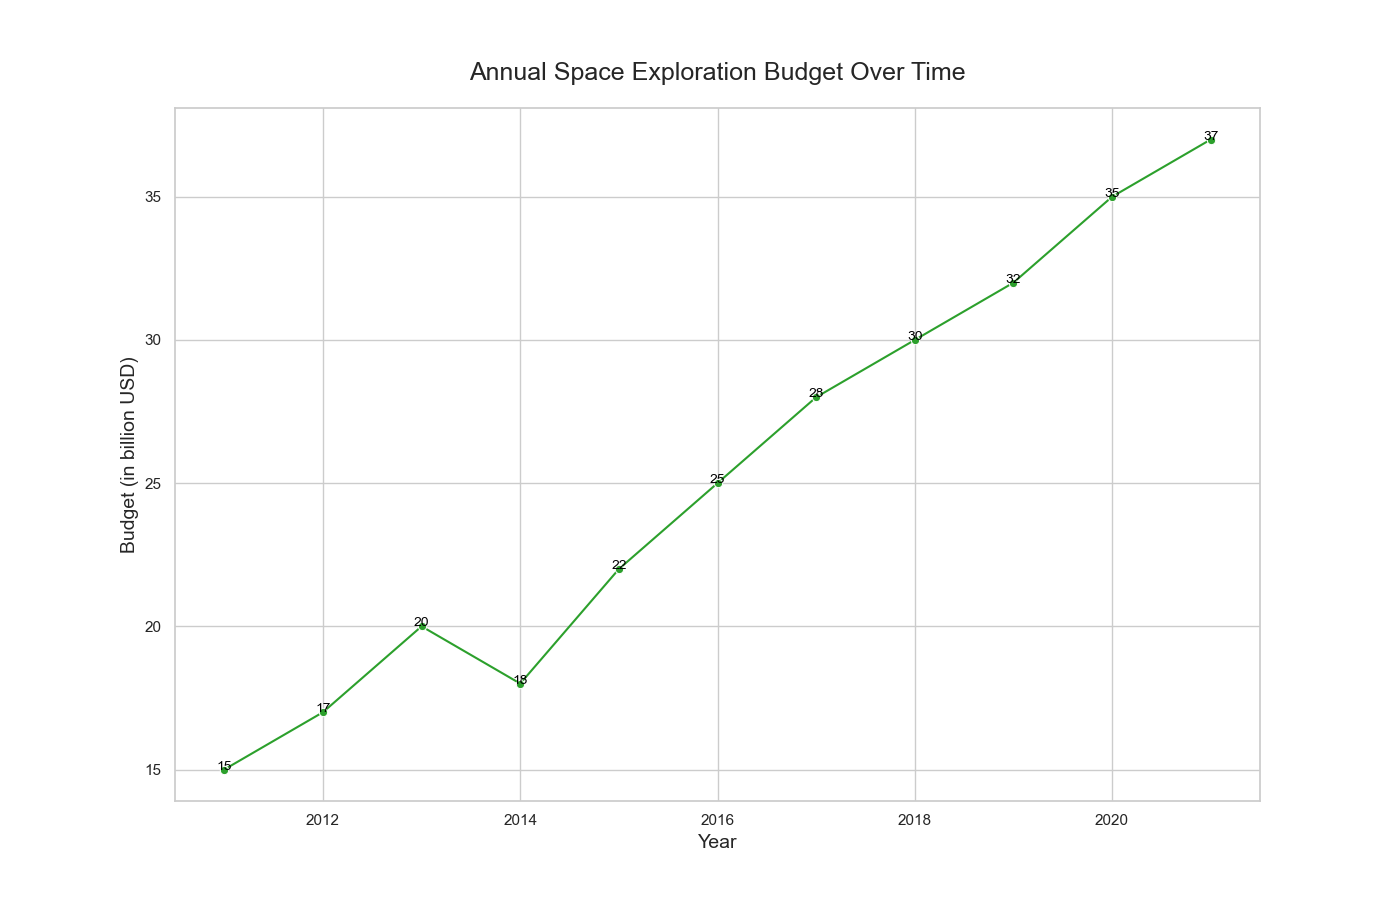

Write Python code to recreate this figure.

import pandas as pd
import seaborn as sns
import matplotlib.pyplot as plt

# Create the DataFrame directly
data = {
    'Year': [2011, 2012, 2013, 2014, 2015, 2016, 2017, 2018, 2019, 2020, 2021],
    'Annual Space Exploration Budget (in billion USD)': [15, 17, 20, 18, 22, 25, 28, 30, 32, 35, 37]
}
df = pd.DataFrame(data)

# Initialize the matplotlib figure to set the size
f, ax = plt.subplots(figsize=(14, 9))

# Plotting the line chart
sns.lineplot(x="Year", y="Annual Space Exploration Budget (in billion USD)", data=df, color="#2ca02c", marker='o')

# Customizing the axes and title
ax.set_title('Annual Space Exploration Budget Over Time', fontsize=18, pad=20)
ax.set_xlabel('Year', fontsize=14)
ax.set_ylabel('Budget (in billion USD)', fontsize=14)

# Adding annotations for specific data points
for x, y in zip(df['Year'], df['Annual Space Exploration Budget (in billion USD)']):
    ax.text(x, y, y, color="black", ha="center", fontsize=10)

# Show the plot
plt.show()
